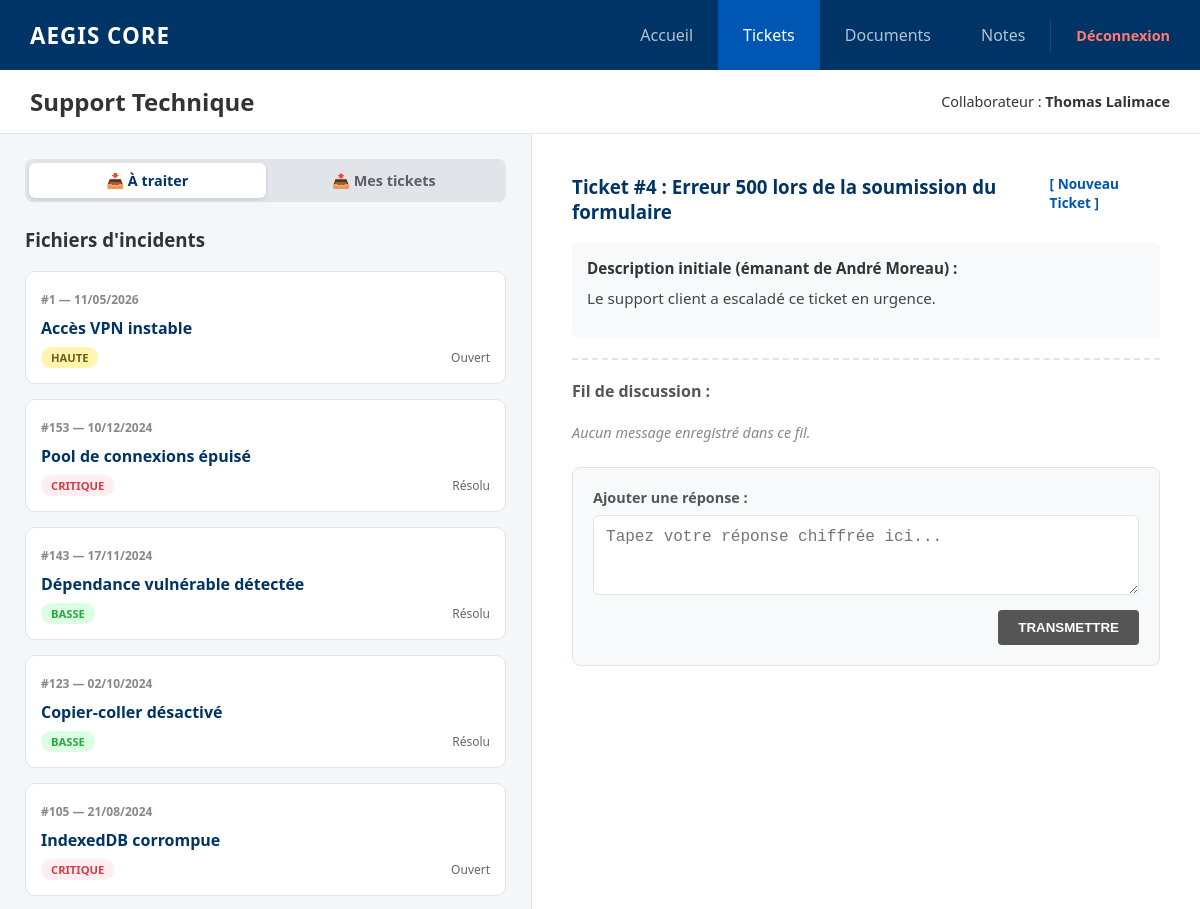
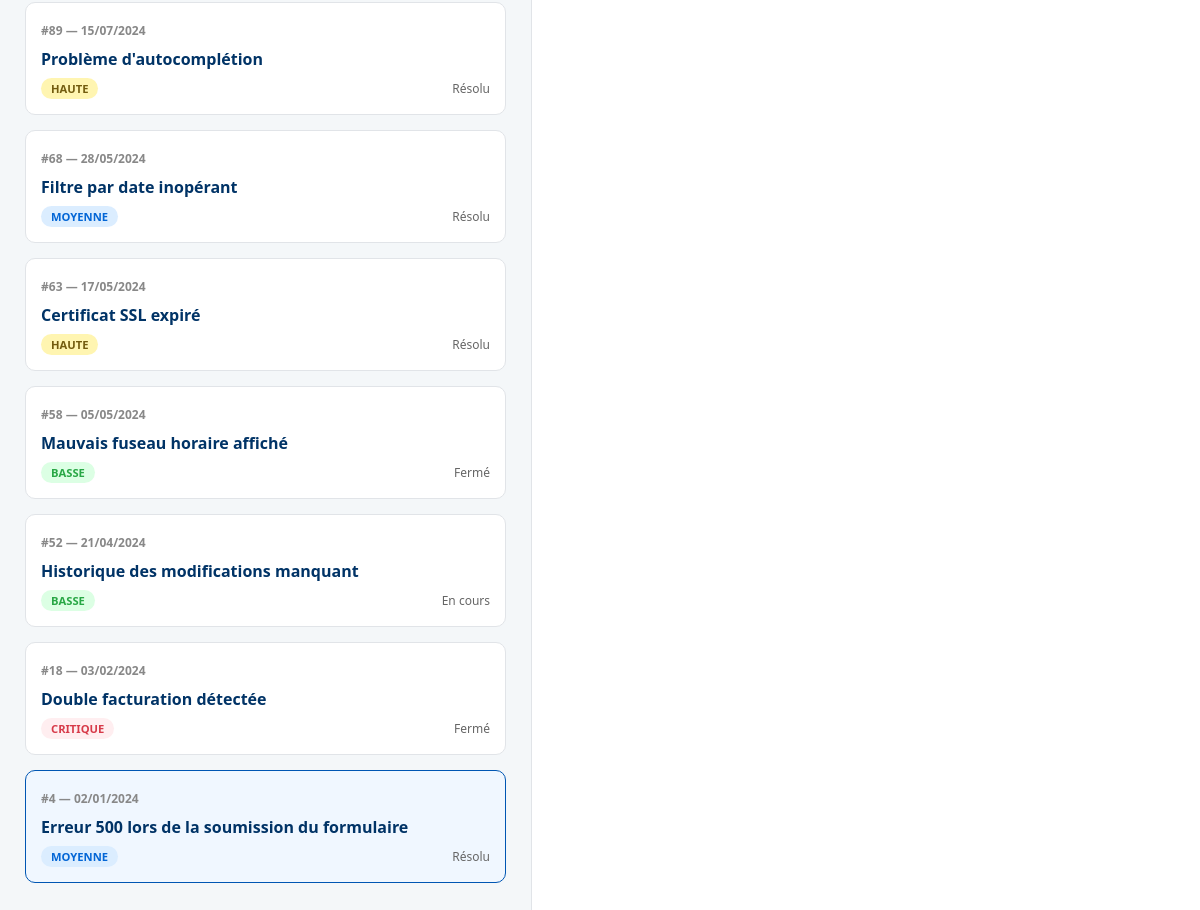
The page /intranet/tickets.php?view=assigned&ticket_id=4 (signed in) on the database its author committed (2 pictures, top to bottom).
### tables this page shows
CREATE TABLE IF NOT EXISTS `tickets` (
  `id` int(11) NOT NULL AUTO_INCREMENT,
  `titre` varchar(255) NOT NULL,
  `description` text NOT NULL,
  `priorite` enum('Basse','Moyenne','Haute','Critique') DEFAULT 'Moyenne',
  `statut` enum('Ouvert','En cours','Résolu','Fermé') DEFAULT 'Ouvert',
  `auteur_id` int(11) NOT NULL,
  `assigne_a` int(11) NOT NULL,
  `date_creation` timestamp NULL DEFAULT current_timestamp(),
  PRIMARY KEY (`id`),
  KEY `auteur_id` (`auteur_id`),
  KEY `assigne_a` (`assigne_a`)
);

CREATE TABLE IF NOT EXISTS `users` (
  `id` int(11) NOT NULL AUTO_INCREMENT,
  `username` varchar(50) NOT NULL,
  `password` varchar(255) NOT NULL,
  `nom` varchar(50) NOT NULL,
  `prenom` varchar(50) NOT NULL,
  `email` varchar(100) NOT NULL,
  `matricule` varchar(20) NOT NULL,
  `poste` varchar(100) DEFAULT NULL,
  `departement` varchar(50) DEFAULT NULL,
  `bureau` varchar(20) DEFAULT NULL,
  `niveau_accreditation` enum('Public','Confidentiel','Secret Défense','Top Secret') DEFAULT 'Public',
  `statut_compte` enum('Actif','Suspendu') DEFAULT 'Actif',
  `derniere_connexion` datetime DEFAULT NULL,
  PRIMARY KEY (`id`),
  UNIQUE KEY `username` (`username`),
  UNIQUE KEY `matricule` (`matricule`)
);

### intranet/tickets.php (the view, shortened to what this page needs)
<?php
require_once 'db_config.php';
$user_id = $_SESSION['user_id'];
$user_nom = $_SESSION['prenom'] . " " . $_SESSION['nom'];
$view = isset($_GET['view']) ? $_GET['view'] : 'assigned';
if ($view === 'my_tickets') {
    $sql_list = "SELECT * FROM tickets WHERE auteur_id = ? ORDER BY date_creation DESC";
} else {
    $sql_list = "SELECT * FROM tickets WHERE assigne_a = ? ORDER BY date_creation DESC";
}
$stmt_l = $pdo->prepare($sql_list);
$stmt_l->execute([$user_id]);
$tickets = $stmt_l->fetchAll();
$selected_ticket = null;
$messages = [];
$is_forbidden_ticket = false;
if (isset($_GET['ticket_id'])) {
    $ticket_id = (int)$_GET['ticket_id'];
    if ($user_id == 2 && $ticket_id == 161) {
        $is_forbidden_ticket = true;
    } else {
        $stmt_t = $pdo->prepare("SELECT t.*, u.prenom as aut_prenom, u.nom as aut_nom FROM tickets t JOIN users u ON t.auteur_id = u.id WHERE t.id = ?");
        $stmt_t->execute([$ticket_id]);
        $selected_ticket = $stmt_t->fetch();
        if ($selected_ticket) {
            $sql_msg = "SELECT m.*, u.prenom, u.nom, u.poste
                        FROM ticket_messages m
                        JOIN users u ON m.auteur_id = u.id
                        WHERE m.ticket_id = ?
                        ORDER BY m.date_envoi ASC";
            $stmt_msg = $pdo->prepare($sql_msg);
            $stmt_msg->execute([$ticket_id]);
            $messages = $stmt_msg->fetchAll();
        }
    }
}
?>
<!DOCTYPE html>
<html lang="fr">
<head>
</head>
<body>
    <nav class="navbar">
        <div class="navbar-header">AEGIS CORE</div>
        <div class="nav-container">
            <ul class="nav-links">
                <li><a href="dashboard.php">Accueil</a></li>
                <li><a href="tickets.php" class="active">Tickets</a></li>
                <li><a href="documents.php">Documents</a></li>
                <li><a href="notes.php">Notes</a></li>
            </ul>
            <div class="logout-section">
                <a href="logout.php" style="color: #ff7b72; text-decoration: none; font-size: 0.9rem; font-weight: bold;">Déconnexion</a>
            </div>
        </div>
    </nav>
    <div class="main-wrapper">
        <header class="top-nav">
            <h2 style="margin:0;">Support Technique</h2>
            <div style="font-size: 0.9rem;">Collaborateur : <strong><?php echo htmlspecialchars($user_nom); ?></strong></div>
        </header>
        <div class="split-view">
            <div class="panel-list">
                <div class="tabs">
                    <a href="?view=assigned" class="tab-link <?php echo ($view === 'assigned') ? 'active' : ''; ?>">📥 À traiter</a>
                    <a href="?view=my_tickets" class="tab-link <?php echo ($view === 'my_tickets') ? 'active' : ''; ?>">📤 Mes tickets</a>
                </div>
                <h3 style="margin-top:0;">Fichiers d'incidents</h3>
                <?php if (count($tickets) > 0): ?>
                    <?php foreach ($tickets as $t): ?>
                        <?php $isSelected = (isset($_GET['ticket_id']) && $_GET['ticket_id'] == $t['id']) ? 'selected' : ''; ?>
                        <a href="?view=<?php echo $view; ?>&ticket_id=<?php echo $t['id']; ?>" class="ticket-card <?php echo $isSelected; ?>">
                            <span class="t-id">#<?php echo $t['id']; ?> — <?php echo date('d/m/Y', strtotime($t['date_creation'])); ?></span>
                            <span class="t-title"><?php echo htmlspecialchars($t['titre']); ?></span>
                            <div style="display:flex; justify-content: space-between; align-items: center;">
                                <span class="badge prio-<?php echo $t['priorite']; ?>"><?php echo $t['priorite']; ?></span>
                                <span style="font-size: 0.75rem; color: #666;"><?php echo htmlspecialchars($t['statut']); ?></span>
                            </div>
                        </a>
                    <?php endforeach; ?>
                <?php else: ?>
                    <p style="color: #666; font-style: italic;">Aucun ticket à afficher.</p>
                <?php endif; ?>
            </div>
            <div class="panel-form">
                <?php if ($is_forbidden_ticket): ?>
                    <div style="text-align: center; padding: 40px; border: 1px dashed #d73a49; background: #fff5f5; border-radius: 8px;">
                        <h3 style="color: #d73a49; margin-top: 0;">🚫 ACCÈS REFUSÉ</h3>
                        <p style="font-size: 0.95rem; color: #555;">
                            Vous ne disposez pas des accréditations de sécurité nécessaires pour ouvrir ce dossier d'incident chiffré.
                        </p>
                        <p style="font-size: 0.85rem; color: #888;">Code: ERR_NETWORK_ISOLATION_REPARTITION</p>
                    </div>
                <?php elseif ($selected_ticket): ?>
                    <div style="display:flex; justify-content:space-between; align-items:flex-start;">
                        <h3 style="margin-top:0; color:var(--aegis-blue);">Ticket #<?php echo $selected_ticket['id']; ?> : <?php echo htmlspecialchars($selected_ticket['titre']); ?></h3>
                        <a href="tickets.php?view=<?php echo $view; ?>" style="font-size:0.85rem; color:var(--aegis-light-blue); text-decoration:none; font-weight:bold;">[ Nouveau Ticket ]</a>
                    </div>
                    <div style="background:#f8f9fa; padding:15px; border-radius:6px; margin-bottom:20px; font-size:0.95rem;">
                        <strong>Description initiale (émanant de <?php echo htmlspecialchars($selected_ticket['aut_prenom'] . ' ' . $selected_ticket['aut_nom']); ?>) :</strong><br>
                        <p style="white-space: pre-wrap; margin-top:10px; color:#444;"><?php echo htmlspecialchars($selected_ticket['description']); ?></p>
                    </div>
                    <div class="chat-container">
                        <h4 style="margin-top:0; color:#555;">Fil de discussion :</h4>
                        <?php if (count($messages) > 0): ?>
                            <?php foreach ($messages as $msg): ?>
                                <?php
                                    $bubble_class = "";
                                    if ($msg['auteur_id'] == 1) { $bubble_class = "admin-reply"; }
                                    elseif ($msg['auteur_id'] == 3) { $bubble_class = "direction-reply"; }
                                ?>
                                <div class="msg-bubble <?php echo $bubble_class; ?>">
                                    <div class="msg-header">
                                        <span>👤 <?php echo htmlspecialchars($msg['prenom'] . ' ' . $msg['nom'] . ' (' . $msg['poste'] . ')'); ?></span>
                                        <span>📅 <?php echo date('d/m/Y H:i', strtotime($msg['date_envoi'])); ?></span>
                                    </div>
                                    <div style="white-space: pre-wrap; font-size:0.95rem; line-height:1.4;"><?php echo htmlspecialchars($msg['message']); ?></div>
                                </div>
                            <?php endforeach; ?>
                        <?php else: ?>
                            <p style="color: #888; font-style: italic; font-size:0.9rem; margin-bottom:20px;">Aucun message enregistré dans ce fil.</p>
                        <?php endif; ?>
                    </div>
                    <div class="reply-box">
                        <form action="" method="POST">
                            <div class="form-group" style="margin-bottom:10px;">
                                <label for="reply_message" style="font-size:0.9rem; color:#555;">Ajouter une réponse :</label>
                                <textarea name="reply_message" id="reply_message" rows="3" required placeholder="Tapez votre réponse chiffrée ici..."></textarea>
                            </div>
                            <button type="submit" name="post_message" class="btn-reply">TRANSMETTRE</button>
                        </form>
                    </div>
                <?php endif; ?>
            </div>
        </div>
    </div>
</body>
</html>

### intranet/tickets.php (style rules this page uses)
:root { --aegis-blue: #003366; --aegis-light-blue: #0056b3; --bg-gray: #f4f7f9; --border: #e1e4e8; --text-dark: #333; }
body { margin: 0; font-family: 'Segoe UI', sans-serif; background-color: #fff; color: var(--text-dark); }
.navbar { background-color: var(--aegis-blue); color: white; display: flex; align-items: center; justify-content: space-between; padding: 0 30px; height: 70px; }
.navbar-header { font-size: 1.4rem; font-weight: bold; letter-spacing: 1px; }
.nav-container { display: flex; align-items: center; height: 100%; }
.nav-links { list-style: none; padding: 0; margin: 0; display: flex; height: 100%; }
.nav-links li a { display: flex; align-items: center; padding: 0 25px; color: rgba(255,255,255,0.7); text-decoration: none; transition: 0.3s; height: 100%; box-sizing: border-box; }
.nav-links li a:hover, .nav-links li a.active { background-color: var(--aegis-light-blue); color: white; }
.logout-section { display: flex; align-items: center; padding-left: 25px; border-left: 1px solid rgba(255,255,255,0.1); height: 50%; }
.main-wrapper { display: flex; flex-direction: column; height: calc(100vh - 70px); overflow: hidden; }
.top-nav { padding: 15px 30px; border-bottom: 1px solid var(--border); display: flex; justify-content: space-between; align-items: center; background: #fff; }
.split-view { display: flex; flex-grow: 1; overflow: hidden; }
.panel-list { width: 45%; background-color: var(--bg-gray); border-right: 1px solid var(--border); padding: 25px; overflow-y: auto; }
.panel-form { width: 55%; padding: 40px; overflow-y: auto; }
.tabs { display: flex; background: #e1e4e8; padding: 4px; border-radius: 8px; margin-bottom: 25px; }
.tab-link { flex: 1; text-align: center; padding: 8px; text-decoration: none; color: #586069; font-size: 0.9rem; font-weight: 600; border-radius: 6px; transition: 0.2s; }
.tab-link.active { background: white; color: var(--aegis-blue); box-shadow: 0 2px 4px rgba(0,0,0,0.1); }
.ticket-card { background: white; border: 1px solid var(--border); border-radius: 10px; padding: 15px; margin-bottom: 15px; transition: 0.2s; cursor: pointer; text-decoration: none; display: block; color: inherit; }
.ticket-card:hover, .ticket-card.selected { border-color: var(--aegis-light-blue); background-color: #f0f7ff; }
.t-id { font-size: 0.75rem; color: #888; font-weight: bold; }
.t-title { display: block; margin: 8px 0; font-weight: bold; color: var(--aegis-blue); }
.badge { font-size: 0.7rem; padding: 3px 10px; border-radius: 12px; text-transform: uppercase; font-weight: bold; }
.prio-Critique { background: #ffeef0; color: #d73a49; }
.prio-Haute { background: #fff5b1; color: #735c0f; }
.prio-Moyenne { background: #dbedff; color: #0366d6; }
.prio-Basse { background: #dcffe4; color: #28a745; }
.chat-container { margin-top: 20px; border-top: 2px dashed var(--border); padding-top: 20px; }
.reply-box { margin-top: 25px; background: #f8f9fa; border: 1px solid var(--border); padding: 20px; border-radius: 8px; }
.form-group { margin-bottom: 20px; }
label { display: block; margin-bottom: 8px; font-weight: 600; }
input, textarea, select { width: 100%; padding: 12px; border: 1px solid var(--border); border-radius: 6px; box-sizing: border-box; font-size: 1rem; }
.btn-reply { background-color: #555; color: white; border: none; padding: 10px 20px; border-radius: 4px; font-weight: bold; cursor: pointer; float: right; transition: 0.2s; }

### rows shown on the page
tickets: id "1", date_creation "11/05/2026", titre "Accès VPN instable", priorite "HAUTE", statut "Ouvert"
tickets: id "153", date_creation "10/12/2024", titre "Pool de connexions épuisé", priorite "CRITIQUE", statut "Résolu"
tickets: id "143", date_creation "17/11/2024", titre "Dépendance vulnérable détectée", priorite "BASSE", statut "Résolu"
tickets: id "123", date_creation "02/10/2024", titre "Copier-coller désactivé", priorite "BASSE", statut "Résolu"
tickets: id "105", date_creation "21/08/2024", titre "IndexedDB corrompue", priorite "CRITIQUE", statut "Ouvert"
tickets: id "89", date_creation "15/07/2024", titre "Problème d'autocomplétion", priorite "HAUTE", statut "Résolu"
tickets: id "68", date_creation "28/05/2024", titre "Filtre par date inopérant", priorite "MOYENNE", statut "Résolu"
tickets: id "63", date_creation "17/05/2024", titre "Certificat SSL expiré", priorite "HAUTE", statut "Résolu"
tickets: id "58", date_creation "05/05/2024", titre "Mauvais fuseau horaire affiché", priorite "BASSE", statut "Fermé"
tickets: id "52", date_creation "21/04/2024", titre "Historique des modifications manquant", priorite "BASSE", statut "En cours"
tickets: id "18", date_creation "03/02/2024", titre "Double facturation détectée", priorite "CRITIQUE", statut "Fermé"
tickets: id "4", date_creation "02/01/2024", titre "Erreur 500 lors de la soumission du formulaire", priorite "MOYENNE", statut "Résolu", auteur.nom "André Moreau", description "Le support client a escaladé ce ticket en urgence."

### other values the page prints
$user_nom "Thomas Lalimace"
